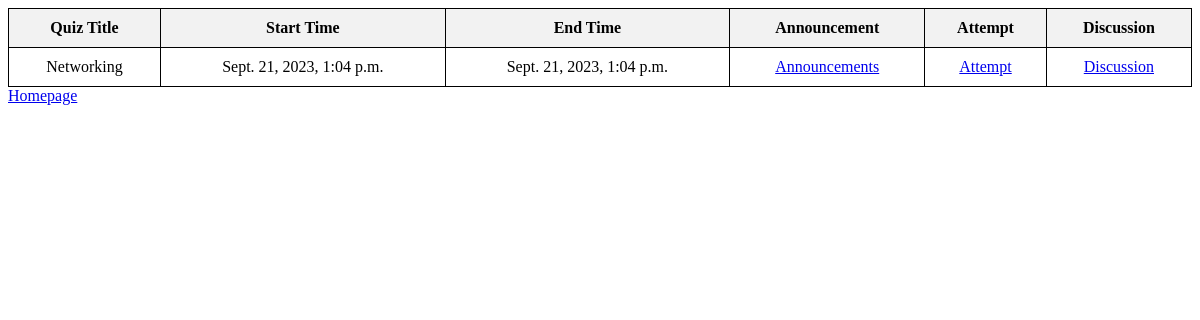
Screenshot of /quiz_attempter_homepage/show_quizzes/ (signed in) with the database file from the repository.
### quiz_management/models.py (models this page shows, shortened)
class Quiz(models.Model):
    host = models.ForeignKey(User, on_delete=models.CASCADE)
    title = models.CharField(max_length=120)
    category = models.CharField(max_length=30, null=True, blank=True)
    is_quiz_attempted = models.BooleanField(default=False)
    start_time = models.DateTimeField()
    end_time = models.DateTimeField()

### quiz_attempter_management/views.py (the view)
# urls.py: path('show_quizzes/', views.show_quizzes, name="showquizzes"),
def show_quizzes(request):
    quiz_attempter = QuizAttempter.objects.get(id=request.user.id)
    quizzes = quiz_attempter.quiz_id.all()
    return render(request, 'quiz_attempter_management/show_quizzes.html', {'quizzes': quizzes})

### quiz_attempter_management/templates/quiz_attempter_management/show_quizzes.html (shortened to what this page needs)
{% extends "authentication_system.html" %}
{% block title %}
    <head>
    </head>
{% endblock title %}
{% block content %}
{% if quizzes %}
    <table>
        <thead>
            <tr>
                <th>Quiz Title</th>
                <th>Start Time</th>
                <th>End Time</th>
                <th>Announcement</th>
                <th>Attempt</th>
                <th>Discussion</th>
            </tr>
        </thead>
        <tbody>
            {% for quiz in quizzes %}
                <tr>
                    <td>{{quiz.title}}</td>
                    <td>{{quiz.start_time}}</td>
                    <td>{{quiz.end_time}}</td>
                    <td><a href="{% url "announcements" quiz.id %}"> Announcements </a></td>
                    <td><a href="{% url "attemptquiz" quiz.id %}">Attempt</a></td>
                    <td><a href="{% url "discussion" quiz.id%}">Discussion</a></td>
                </tr>
            {% endfor %}
        </tbody>
    </table>
{% else %}
<h3>No Quiz Yet</h3>
{% endif %}
<a href="{% url "quiz_attempter_homepage" %}">Homepage</a>
</body>
</html>
{% endblock content %}

### quiz_attempter_management/templates/quiz_attempter_management/show_quizzes.html (style rules this page uses)
table { width: 100%; border-collapse: collapse; }
table, th, td { border: 1px solid black; }
th, td { padding: 10px; text-align: center; }
th { background-color: #f2f2f2; }

### rows the page displays
Quiz: title "Networking", start_time "Sept. 21, 2023, 1:04 p.m.", end_time "Sept. 21, 2023, 1:04 p.m."
